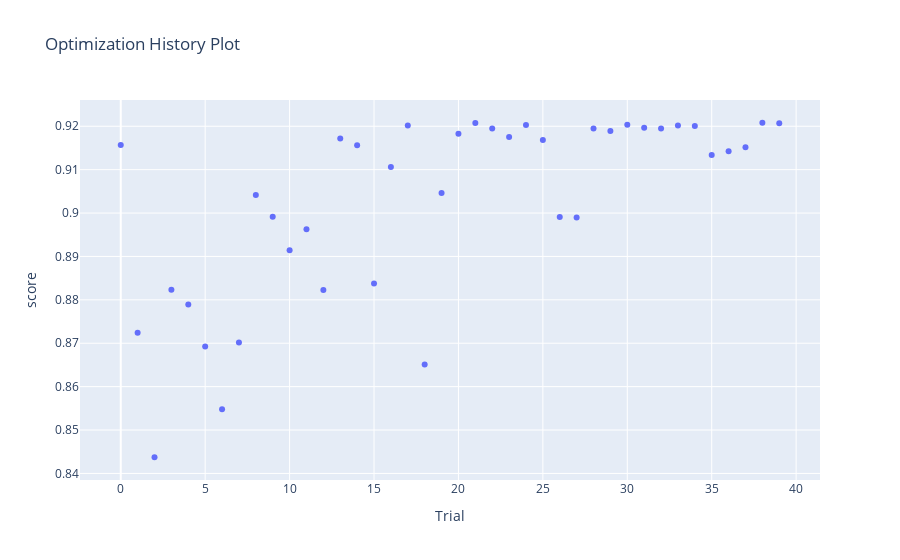
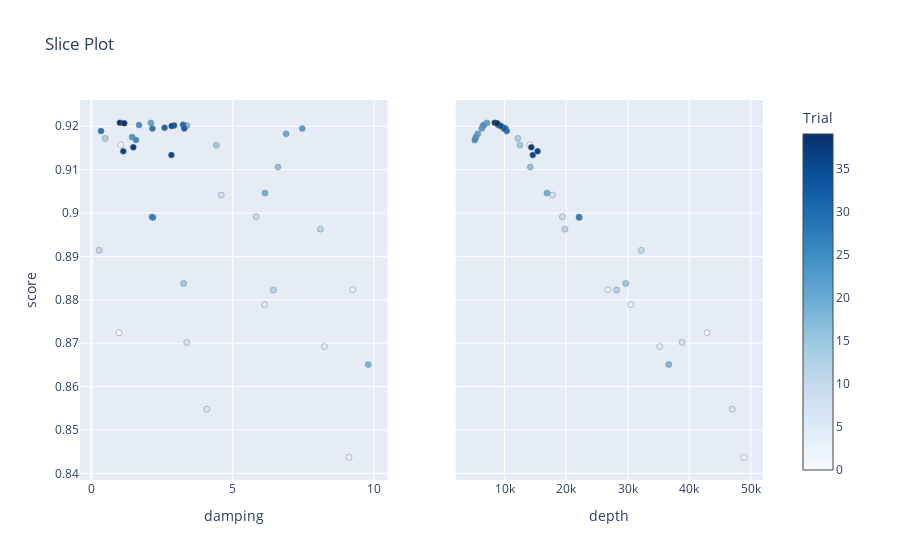
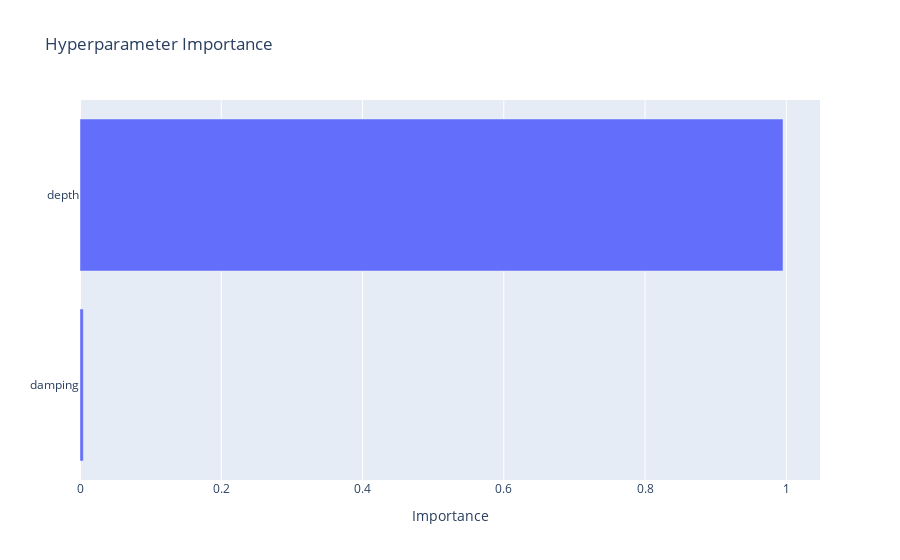
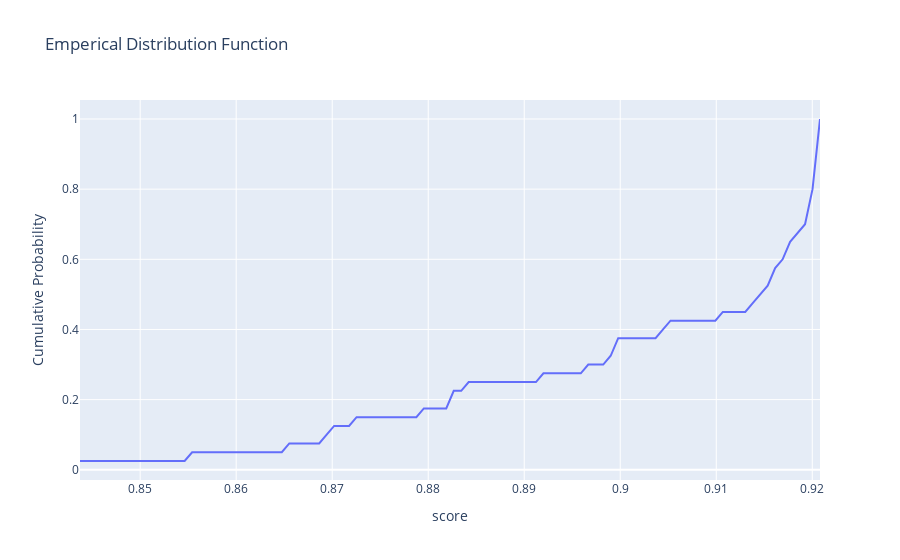

These figures' notebook cell, in order:
### Code cell
study_df, eqs = utils.optimize_eq_source_params(
    coordinates, 
    data.gravity_disturbance_mgal,
    n_trials=40,
    damping_limits = [0, 10],
    depth_limits = [5e3, 50e3],

    plot=True,
    parallel=True,
    # use_existing=True,
    # fname = f"../optimization_logs/test",
)
# Define grid coordinates
region = vd.get_region(coordinates)
grid_coords = vd.grid_coordinates(
    region=region,
    spacing=2e3,
    extra_coords=2.5e3,
)

grid_optim = eqs.grid(grid_coords)
grid_optim.scalars.plot()

### Figure 1 — Plotly figure (JSON) as saved in the notebook; plotly's stock layout.template omitted (floating-point values rounded to 4 significant figures)
{"data": [{"mode": "markers", "name": "score", "type": "scatter", "x": [0, 1, 2, 3, 4, 5, 6, 7, 8, 9, 10, 11, 12, 13, 14, 15, 16, 17, 18, 19, 20, 21, 22, 23, 24, 25, 26, 27, 28, 29, 30, 31, 32, 33, 34, 35, 36, 37, 38, 39], "y": [0.9157, 0.8724, 0.8437, 0.8823, 0.8789, 0.8692, 0.8548, 0.8702, 0.9042, 0.8992, 0.8914, 0.8963, 0.8823, 0.9172, 0.9156, 0.8838, 0.9106, 0.9201, 0.8651, 0.9046, 0.9182, 0.9208, 0.9195, 0.9175, 0.9203, 0.9168, 0.8991, 0.8989, 0.9195, 0.9189, 0.9203, 0.9197, 0.9195, 0.9202, 0.92, 0.9134, 0.9142, 0.9152, 0.9208, 0.9207], "yaxis": "y"}], "layout": {"autosize": true, "title": {"text": "Optimization History Plot"}, "xaxis": {"autorange": true, "range": [-2.495, 41.5], "title": {"text": "Trial"}, "type": "linear"}, "yaxis": {"autorange": true, "range": [0.8374, 0.9272], "title": {"text": "score"}, "type": "linear"}}}

### Figure 2 — Plotly figure (JSON) as saved in the notebook; plotly's stock layout.template omitted (floating-point values rounded to 4 significant figures)
{"data": [{"marker": {"color": [0, 1, 2, 3, 4, 5, 6, 7, 8, 9, 10, 11, 12, 13, 14, 15, 16, 17, 18, 19, 20, 21, 22, 23, 24, 25, 26, 27, 28, 29, 30, 31, 32, 33, 34, 35, 36, 37, 38, 39], "colorbar": {"title": {"text": "Trial"}, "x": 1, "xpad": 40, "y": 0.5}, "colorscale": [[0, "rgb(247,251,255)"], [0.125, "rgb(222,235,247)"], [0.25, "rgb(198,219,239)"], [0.375, "rgb(158,202,225)"], [0.5, "rgb(107,174,214)"], [0.625, "rgb(66,146,198)"], [0.75, "rgb(33,113,181)"], [0.875, "rgb(8,81,156)"], [1, "rgb(8,48,107)"]], "line": {"color": "Grey", "width": 0.5}, "showscale": true}, "mode": "markers", "showlegend": false, "type": "scatter", "x": [1.039, 0.9768, 9.117, 9.251, 6.13, 8.248, 4.087, 3.376, 4.597, 5.83, 0.2737, 8.106, 6.44, 0.4889, 4.423, 3.263, 6.602, 3.381, 9.798, 6.144, 6.889, 2.105, 7.464, 1.442, 1.686, 1.579, 2.146, 2.18, 2.161, 0.3409, 3.244, 2.591, 3.288, 2.929, 2.84, 2.832, 1.129, 1.483, 1.008, 1.163], "xaxis": "x", "y": [0.9157, 0.8724, 0.8437, 0.8823, 0.8789, 0.8692, 0.8548, 0.8702, 0.9042, 0.8992, 0.8914, 0.8963, 0.8823, 0.9172, 0.9156, 0.8838, 0.9106, 0.9201, 0.8651, 0.9046, 0.9182, 0.9208, 0.9195, 0.9175, 0.9203, 0.9168, 0.8991, 0.8989, 0.9195, 0.9189, 0.9203, 0.9197, 0.9195, 0.9202, 0.92, 0.9134, 0.9142, 0.9152, 0.9208, 0.9207], "yaxis": "y"}, {"marker": {"color": [0, 1, 2, 3, 4, 5, 6, 7, 8, 9, 10, 11, 12, 13, 14, 15, 16, 17, 18, 19, 20, 21, 22, 23, 24, 25, 26, 27, 28, 29, 30, 31, 32, 33, 34, 35, 36, 37, 38, 39], "colorbar": {"title": {"text": "Trial"}, "x": 1, "xpad": 40}, "colorscale": [[0, "rgb(247,251,255)"], [0.125, "rgb(222,235,247)"], [0.25, "rgb(198,219,239)"], [0.375, "rgb(158,202,225)"], [0.5, "rgb(107,174,214)"], [0.625, "rgb(66,146,198)"], [0.75, "rgb(33,113,181)"], [0.875, "rgb(8,81,156)"], [1, "rgb(8,48,107)"]], "line": {"color": "Grey", "width": 0.5}, "showscale": false}, "mode": "markers", "showlegend": false, "type": "scatter", "x": [14100.0, 42880.0, 48860.0, 26790.0, 30500.0, 35170.0, 46970.0, 38820.0, 17800.0, 19400.0, 32200.0, 19820.0, 28200.0, 12140.0, 12510.0, 29680.0, 14180.0, 6518.0, 36660.0, 16880.0, 5653.0, 7143.0, 6310.0, 5365.0, 6634.0, 5169.0, 22090.0, 22130.0, 10180.0, 10360.0, 8947.0, 9881.0, 9901.0, 9208.0, 9403.0, 14580.0, 15370.0, 14350.0, 8414.0, 8802.0], "xaxis": "x2", "y": [0.9157, 0.8724, 0.8437, 0.8823, 0.8789, 0.8692, 0.8548, 0.8702, 0.9042, 0.8992, 0.8914, 0.8963, 0.8823, 0.9172, 0.9156, 0.8838, 0.9106, 0.9201, 0.8651, 0.9046, 0.9182, 0.9208, 0.9195, 0.9175, 0.9203, 0.9168, 0.8991, 0.8989, 0.9195, 0.9189, 0.9203, 0.9197, 0.9195, 0.9202, 0.92, 0.9134, 0.9142, 0.9152, 0.9208, 0.9207], "yaxis": "y2"}], "layout": {"autosize": true, "title": {"text": "Slice Plot"}, "xaxis": {"anchor": "y", "autorange": true, "domain": [0, 0.45], "range": [-0.4581, 10.53], "title": {"text": "damping"}, "type": "linear"}, "xaxis2": {"anchor": "y2", "autorange": true, "domain": [0.55, 1], "range": [1812.0, 52220.0], "title": {"text": "depth"}, "type": "linear"}, "yaxis": {"anchor": "x", "autorange": true, "domain": [0, 1], "range": [0.8374, 0.9272], "title": {"text": "score"}, "type": "linear"}, "yaxis2": {"anchor": "x2", "autorange": true, "domain": [0, 1], "matches": "y", "range": [0.8374, 0.9272], "showticklabels": false, "type": "linear"}}}

### Figure 3 — Plotly figure (JSON) as saved in the notebook; plotly's stock layout.template omitted (floating-point values rounded to 4 significant figures)
{"data": [{"name": "score", "orientation": "h", "type": "bar", "x": [0.004692, 0.9953], "y": ["damping", "depth"]}], "layout": {"autosize": true, "title": {"text": "Hyperparameter Importance"}, "xaxis": {"autorange": true, "range": [0, 1.048], "title": {"text": "Importance"}, "type": "linear"}, "yaxis": {"autorange": true, "range": [-0.5, 1.5], "type": "category"}}}

### Figure 4 — Plotly figure (JSON) as saved in the notebook; plotly's stock layout.template omitted (floating-point values rounded to 4 significant figures)
{"data": [{"mode": "lines", "name": "score", "type": "scatter", "x": [0.8437, 0.8445, 0.8453, 0.8461, 0.8468, 0.8476, 0.8484, 0.8492, 0.85, 0.8507, 0.8515, 0.8523, 0.8531, 0.8539, 0.8546, 0.8554, 0.8562, 0.857, 0.8577, 0.8585, 0.8593, 0.8601, 0.8609, 0.8616, 0.8624, 0.8632, 0.864, 0.8648, 0.8655, 0.8663, 0.8671, 0.8679, 0.8686, 0.8694, 0.8702, 0.871, 0.8718, 0.8725, 0.8733, 0.8741, 0.8749, 0.8757, 0.8764, 0.8772, 0.878, 0.8788, 0.8795, 0.8803, 0.8811, 0.8819, 0.8827, 0.8834, 0.8842, 0.885, 0.8858, 0.8866, 0.8873, 0.8881, 0.8889, 0.8897, 0.8904, 0.8912, 0.892, 0.8928, 0.8936, 0.8943, 0.8951, 0.8959, 0.8967, 0.8974, 0.8982, 0.899, 0.8998, 0.9006, 0.9013, 0.9021, 0.9029, 0.9037, 0.9045, 0.9052, 0.906, 0.9068, 0.9076, 0.9083, 0.9091, 0.9099, 0.9107, 0.9115, 0.9122, 0.913, 0.9138, 0.9146, 0.9154, 0.9161, 0.9169, 0.9177, 0.9185, 0.9192, 0.92, 0.9208], "xaxis": "x", "y": [0.025, 0.025, 0.025, 0.025, 0.025, 0.025, 0.025, 0.025, 0.025, 0.025, 0.025, 0.025, 0.025, 0.025, 0.025, 0.05, 0.05, 0.05, 0.05, 0.05, 0.05, 0.05, 0.05, 0.05, 0.05, 0.05, 0.05, 0.05, 0.075, 0.075, 0.075, 0.075, 0.075, 0.1, 0.125, 0.125, 0.125, 0.15, 0.15, 0.15, 0.15, 0.15, 0.15, 0.15, 0.15, 0.15, 0.175, 0.175, 0.175, 0.175, 0.225, 0.225, 0.25, 0.25, 0.25, 0.25, 0.25, 0.25, 0.25, 0.25, 0.25, 0.25, 0.275, 0.275, 0.275, 0.275, 0.275, 0.275, 0.3, 0.3, 0.3, 0.325, 0.375, 0.375, 0.375, 0.375, 0.375, 0.375, 0.4, 0.425, 0.425, 0.425, 0.425, 0.425, 0.425, 0.425, 0.45, 0.45, 0.45, 0.45, 0.475, 0.5, 0.525, 0.575, 0.6, 0.65, 0.675, 0.7, 0.8, 1]}], "layout": {"autosize": true, "title": {"text": "Emperical Distribution Function"}, "xaxis": {"autorange": true, "range": [0.8437, 0.9208], "title": {"text": "score"}, "type": "linear"}, "yaxis": {"autorange": true, "range": [-0.02917, 1.054], "title": {"text": "Cumulative Probability"}, "type": "linear"}}}
